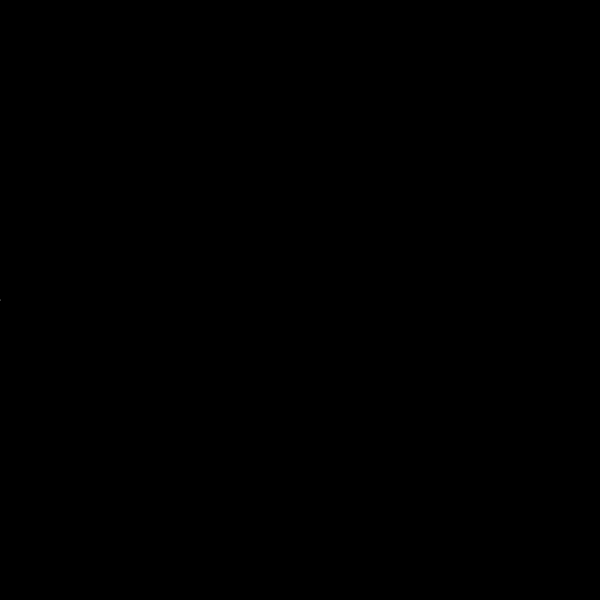
Frame 1 (no input)
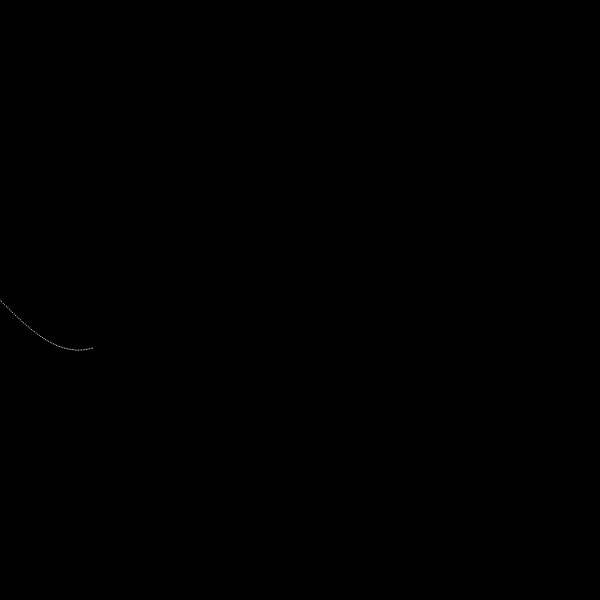
Frame 60 (no input)
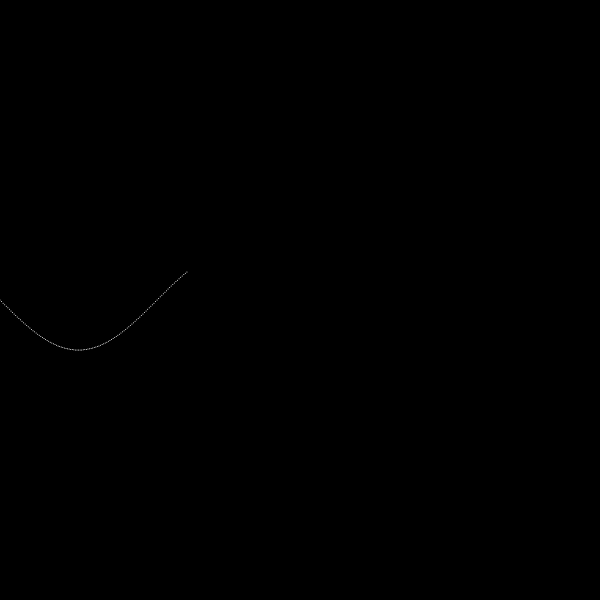
Frame 120 (the mouse pressed at the canvas centre since frame 60)

The p5.js sketch that drew these frames (run headless with seeded random() and noise() and a simulated clock; from frame 60 on, the mouse is pressed at the canvas centre):

// p5.js sketch
// ── sketch.js
function setup()
{
  createCanvas(600,600);
  stroke(255);
  background(0);
}
var x=0, A=50;
function draw()
{

  translate(0, height/2);
  point(50*x,A*sin(x));
  x=x+PI/100;
}
